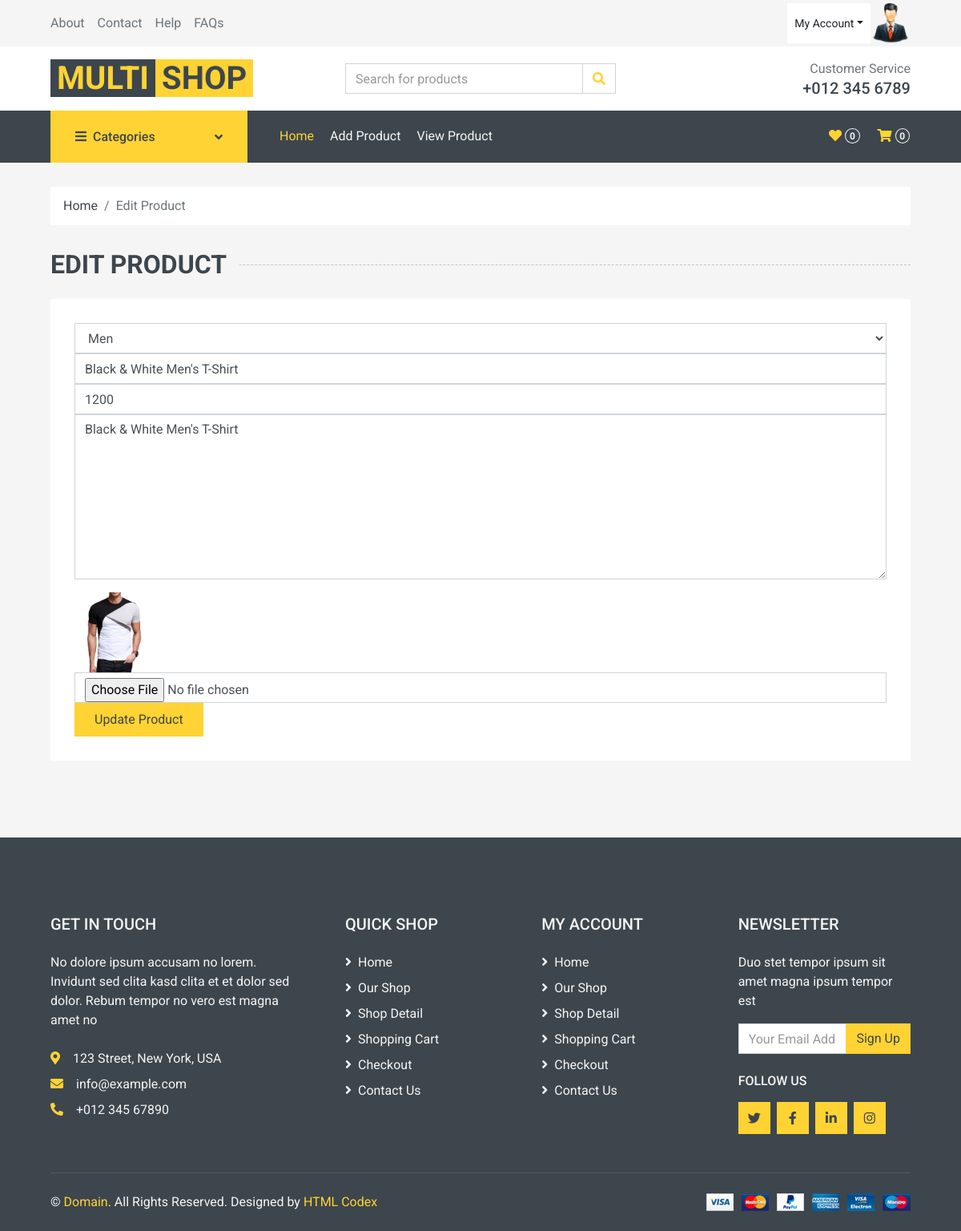
Screenshot of /seller-edit-product/1/ (signed in) with the database file from the repository.
### myapp/models.py (models this page shows, shortened)
class Product(models.Model):
	category=(
			('men','men'),
			('women','women'),
			('accessories','accessories')
		)
	seller=models.ForeignKey(User,on_delete=models.CASCADE)
	product_category=models.CharField(max_length=100,choices=category)
	product_name=models.CharField(max_length=100)
	product_price=models.PositiveIntegerField()
	product_desc=models.TextField()
	product_image=models.ImageField(upload_to="product_images/")

### myapp/views.py (the view)
# urls.py: path("seller-edit-product/<int:pk>/",views.seller_edit_product,name='seller-edit-product'),
def seller_edit_product(request,pk):
	product=Product.objects.get(pk=pk)
	if request.method=="POST":
		product.product_category=request.POST['product_category']
		product.product_name=request.POST['product_name']
		product.product_price=request.POST['product_price']
		product.product_desc=request.POST['product_desc']
		try:
			product.product_image=request.FILES['product_image']
		except:
			pass
		product.save()
		msg="Product Updated Successfully"
		return render(request,'seller-edit-product.html',{'product':product,'msg':msg})
	else:
		return render(request,'seller-edit-product.html',{'product':product})

### myapp/templates/seller-edit-product.html (shortened to what this page needs)
{% extends 'seller-header.html' %}
{% load static %}
{% block content %}
<!DOCTYPE html>
<html lang="en">
<head>
</head>
<body>
    <div class="container-fluid">
        <div class="row px-xl-5">
            <div class="col-12">
                <nav class="breadcrumb bg-light mb-30">
                    <a class="breadcrumb-item text-dark" href="#">Home</a>
                    <span class="breadcrumb-item active">Edit Product</span>
                </nav>
            </div>
        </div>
    </div>
    <div class="container-fluid">
        <h2 class="section-title position-relative text-uppercase mx-xl-5 mb-4"><span class="bg-secondary pr-3">Edit Product</span></h2>
        <div class="row px-xl-5">
            <div class="col-lg-12 mb-5">
                <div class="contact-form bg-light p-30">
                    <form method="post" action="{% url 'seller-edit-product' pk=product.pk %}" id="contactForm" enctype="multipart/form-data" enctype="multipart/form-data">
                        <div class="control-group">
                            <select name="product_category"  class="form-control">
                                {% if product.product_category == "men" %}
                                    <option value="men" selected>Men</option>
                                {% elif product.product_category == "women" %}
                                    <option>---Select Product Category---</option>
                                    <option value="men">Men</option>
                                    <option value="women" selected>Women</option>
                                    <option value="accessories">Accessories</option>
                                {% elif product.product_category == "accessories" %}
                                     <option>---Select Product Category---</option>
                                    <option value="men">Men</option>
                                    <option value="women">Women</option>
                                    <option value="accessories" selected>Accessories</option>
                                {% else %}
                                     <option>---Select Product Category---</option>
                                    <option value="men">Men</option>
                                    <option value="women">Women</option>
                                    <option value="accessories">Accessories</option>
                                {% endif %}
                            </select>
                        </div>
                        <div class="control-group">
                            <input type="text" class="form-control" id="name" placeholder="Your Product Name" name="product_name" value="{{product.product_name}}" />
                        </div>
                        <div class="control-group">
                            <input type="text" class="form-control" id="email" placeholder="Your Product Price" name="product_price" value="{{product.product_price}}"/>
                        </div>
                        <div class="control-group">
                            <textarea class="form-control" rows="8" id="message" placeholder="Product Description"
                               name="product_desc">{{product.product_desc}}</textarea>
                        </div>
                       <div class="control-group">
                            <img src="{{product.product_image.url}}" width="100px" height="100px">
                        </div>
                        <div class="control-group">
                            <input type="file" class="form-control" id="subject" name="product_image"/>
                        </div>
                        <div>
                            <button class="btn btn-primary py-2 px-4" type="submit" id="sendMessageButton">
                                Update Product</button>
                        </div>
                    </form>
                </div>
            </div>
        </div>
    </div>
</body>
</html>
{% endblock %}

### rows the page displays
Product: product_category "Men", product_name "Black & White Men's T-Shirt", product_price "1200", product_desc "Black & White Men's T-Shirt", product_image (picture)
